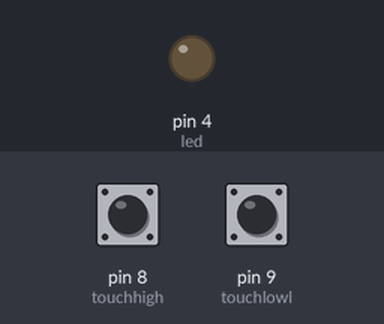
A sketch run on a simulated Arduino Uno, built with avr-gcc and run on an emulated ATmega328P. Shown: output pins drawn as LEDs (lit = HIGH). The test bench sets the inputs (shaded band); at power-on: pin 9 (touchlowl) LOW, pin 8 (touchhigh) LOW.

Above: at 1.2 s.
1.3 s: pin 9 (touchlowl) pulled HIGH for 0.15 s
At 2.4 s:
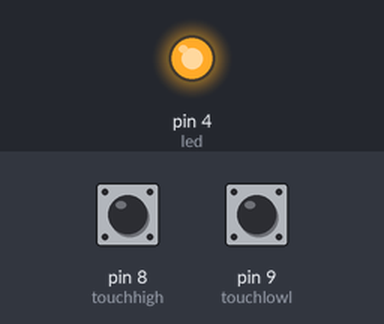
2.9 s: pin 9 (touchlowl) pulled HIGH for 3.2 s
At 6.0 s:
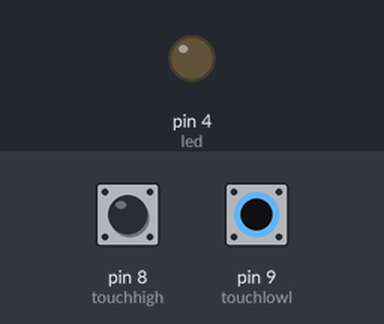
7.6 s: pin 8 (touchhigh) pulled HIGH for 1 s
At 9.0 s:
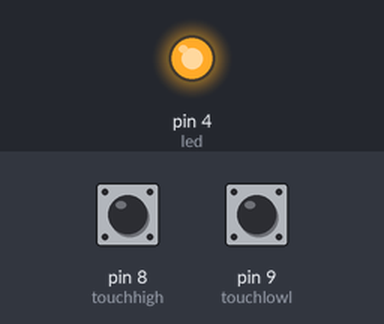
Timing chart, 0 to 10.6 s (numbered marks = the images above; inputs shaded):
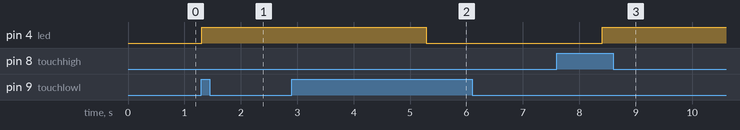

Measured:
- after the input at 1.3 s, pin 4 (led): LOW → HIGH at once
- after the input at 2.9 s, pin 4 (led): HIGH → LOW after 2.4 s
- after the input at 7.6 s, pin 4 (led): LOW → HIGH after 0.81 s

The sketch:

v24-funktion-gegeben-fein-tuning.ino
```cpp
int led = 4;
int touchhigh = 8;
int touchlowl = 9;
//int to = 10;
int ch;
int p = 1;
void setup() {
pinMode (led, OUTPUT ); //LED
pinMode (touchhigh, INPUT); // Touchsensor 1     pin in und out festlegung
pinMode (touchlowl, INPUT); // Touchsensor 2
//pinMode (to, INPUT); // Ausschalter
}
void loop()
{
    if  (digitalRead (touchhigh) == HIGH){  // Wenn der Touchsensor 1 berührt wird
  ch = ch + p;                        // wird der PWM Wert um 1 erhöht
analogWrite (led, ch);                   // und dann am LED PIN ausgegeben
delay (5);                             // eine Zeitverezögerung damit der Arduino die Werte richtig verarbeiten kann und ausgeben
 if (ch >= 255){                      // hier wird geprüft ob der PWM Wert höher oder gleich 255 ist
digitalWrite (led, LOW);                // ist er höher oder gleich dann wird die LED ausgeschaltet
ch = 1;                               // ch wird auf den LED Wert gesetzt
}
}
delay (5);
if (digitalRead (touchhigh) == HIGH && digitalRead (touchlowl) == HIGH){        // Wenn der Ausschalter berührt wird
  digitalWrite (led, LOW);              // wird die LED Ausgeschaltet
}
delay (5);
 if  (digitalRead (touchlowl) == HIGH){      // Wenn der Touchsensor 2 berührt wird
  ch = ch - p;                        // wird der PWM Wert um 1 reduziert
analogWrite (led, ch);                  // und dann am LED PIN ausgegben
delay (5);                             // eine Zeitverzögerung damit der Arduino die Werte richtig verarbeiten kann und ausgeben
 if (ch <= 0){                        // hier wird geprüft ob der PWM Wert kleiner oder gleich 0 ist
digitalWrite (led, HIGH);               // ist er niedrieger oder gleich dann wird die LED ausgeschaltet
ch = 254;                             // ch wird auf den LED Wert gesetzt
}
}
delay (5);
}
```
